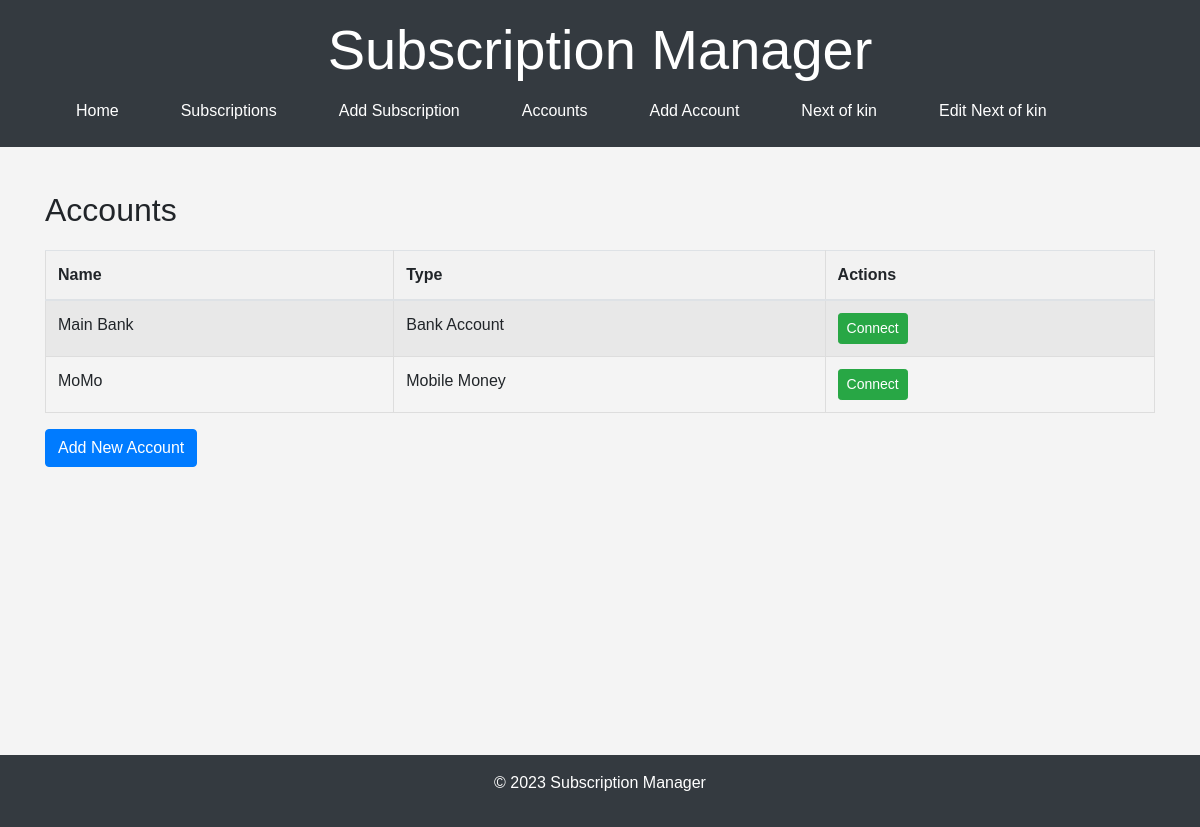
The page /accounts/ on the database as committed earlier.
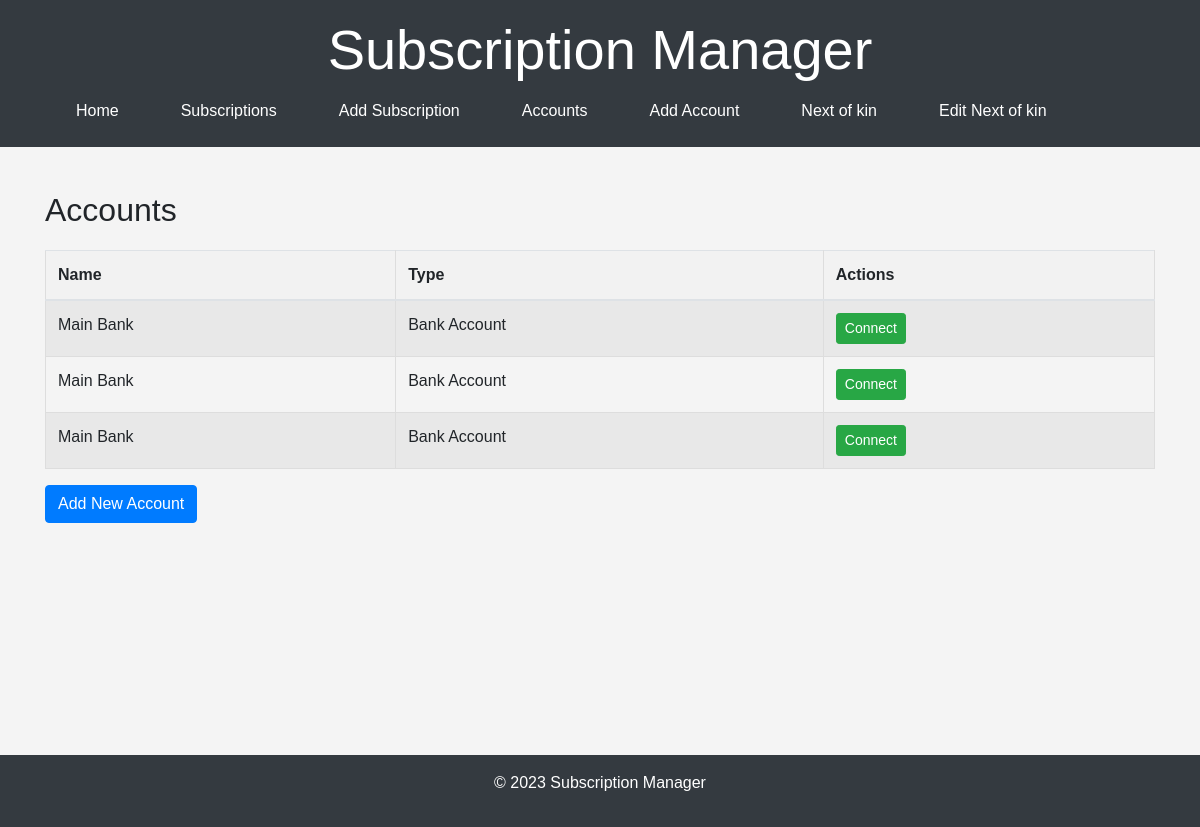
The same page on the database as committed later.
### models.py (models this page shows)
class Account(Base):
    __tablename__ = "accounts"
    id = Column(Integer, primary_key=True, index=True)
    account_name = Column(String)
    account_type = Column(String)
    subscriptions = relationship("Subscription", back_populates="account")

### main.py (the view)
@app.get("/accounts/")
def read_accounts(request: Request, db: Session = Depends(get_db)):
    try:
        accounts = crud.get_accounts(db)
        return templates.TemplateResponse("accounts.html", {"request": request, "accounts": accounts})
    except Exception as e:
        logging.error(f"Error fetching accounts data: {e}")
        raise HTTPException(status_code=500, detail="Internal Server Error")

### Templates/accounts.html
{% extends "base.html" %}
{% block content %}
<h2>Accounts</h2>
<table class="table table-striped">
    <thead>
        <tr>
            <th>Name</th>
            <th>Type</th>
            <th>Actions</th>
        </tr>
    </thead>
    <tbody>
        {% for account in accounts %}
        <tr>
            <td>{{ account.account_name }}</td>
            <td>{{ account.account_type }}</td>
            <td>
                <form method="post" action="/accounts/connect/{{ account.id }}" style="display:inline;">
                    <button type="submit" class="btn btn-success btn-sm">Connect</button>
                </form>
            </td>
        </tr>
        {% endfor %}
    </tbody>
</table>
<a href="/accounts/add/" class="btn btn-primary">Add New Account</a>
{% endblock %}

Rows that differ between the two databases and show on the page:
removed Account: account_name "MoMo", account_type "Mobile Money"
added Account: account_name "Main Bank", account_type "Bank Account"
added Account: account_name "Main Bank", account_type "Bank Account"
